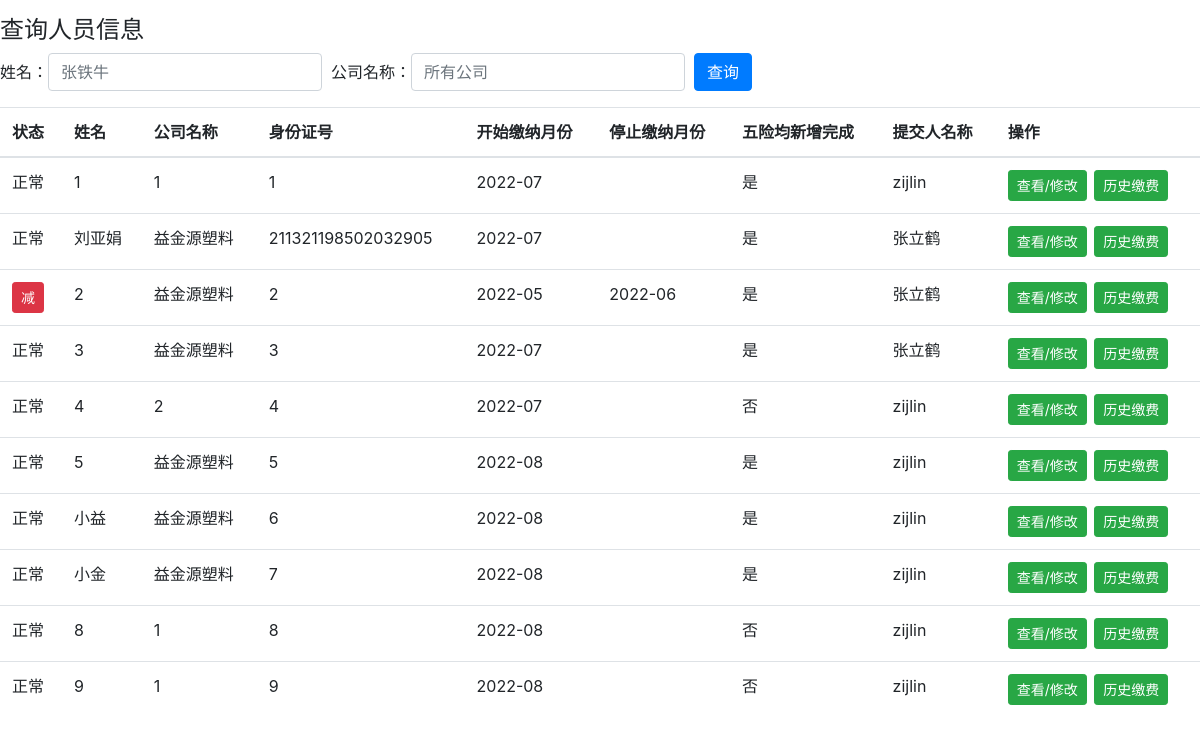
The page /member_query/all (signed in) on the database as committed earlier.
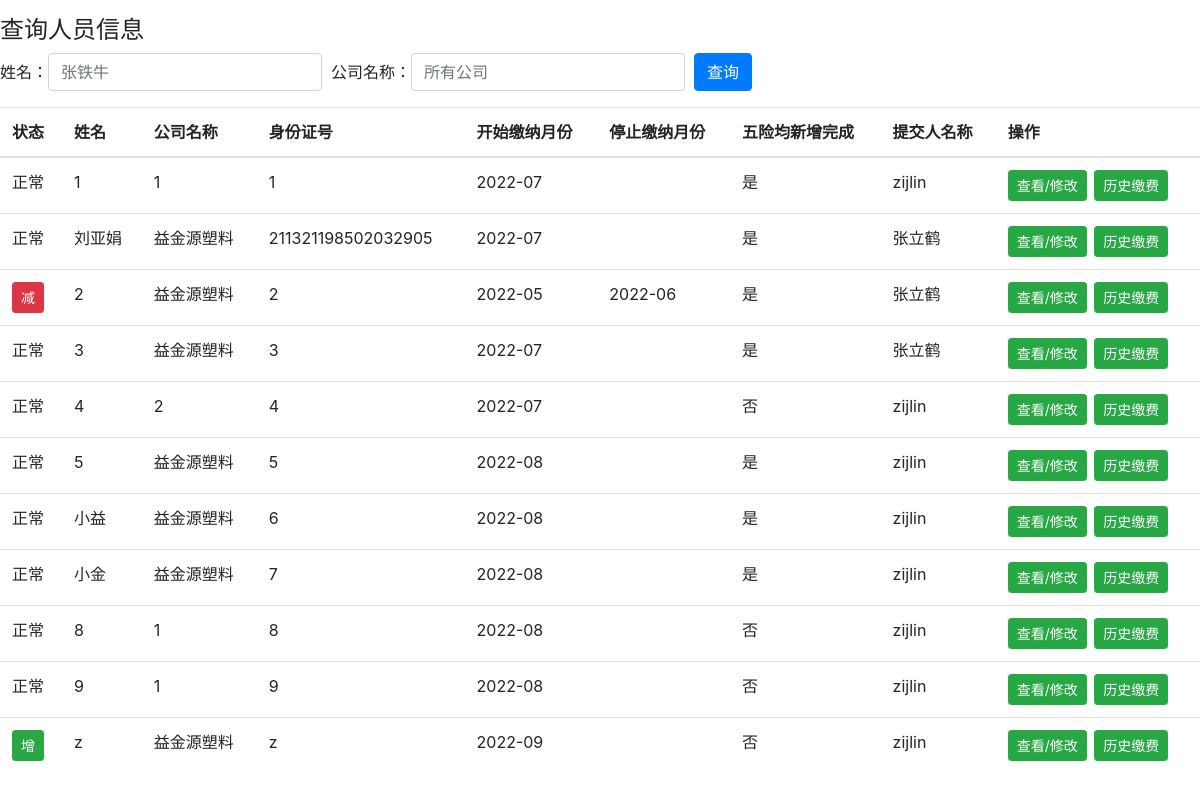
The same page on the database as committed later.
### member.py (models this page shows, shortened)
class Members(db.Model):
    member_id = db.Column('member_id', db.Integer, primary_key=True)
    company_name = db.Column(db.String(200))
    name = db.Column(db.String(200))
    id_card = db.Column(db.String(200))
    address = db.Column(db.String(200))
    nationality = db.Column(db.String(200))
    begin_month = db.Column(db.String(200))
    end_month = db.Column(db.String(200))
    salary = db.Column(db.Float)
    injury = db.Column(db.String(200))
    endowment = db.Column(db.String(200))
    unemployment = db.Column(db.String(200))
    medical = db.Column(db.String(200))
    birth = db.Column(db.String(200))
    injury_check = db.Column(db.String(200))
    endowment_check = db.Column(db.String(200))
    unemployment_check = db.Column(db.String(200))
    medical_check = db.Column(db.String(200))
    birth_check = db.Column(db.String(200))
    is_valid = db.Column(db.String(200))
    person = db.Column(db.String(200))

### main.py (the view, shortened to what this page needs)
@app.route('/member_query/<company_name>', methods=['GET', 'POST'])
@validate_login
def member_query(company_name):
    if company_name == "all":
        return render_template('member_query.html', company_name="", name="", members=Members.query.all(), cur_month=get_cur_month())
    else:
        return render_template('member_query.html', name="", company_name=company_name,
                               members=Members.query.filter_by(company_name=company_name).order_by(Members.begin_month.asc()).all(),
                               cur_month=get_cur_month())

### main.py (called while the page is built)
def get_cur_month():
    return datetime.datetime.now().strftime("%Y-%m")

def validate_login(func):
    @wraps(func)
    def wrapper(**kwargs):
        if 'username' not in session:
            return render_template('refresh.html')
        else:
            return func(**kwargs)
    return wrapper

### templates/member_query.html (shortened to what this page needs)
<!DOCTYPE html>
<html lang="en">
<head>
    <link rel="stylesheet" href="https://cdn.staticfile.org/twitter-bootstrap/4.3.1/css/bootstrap.min.css">
</head>
<body>
<div>
    <h4>查询人员信息</h4>
    <form class="form-inline" action="{{ url_for('member_query', company_name='all') }}" method = "post">
        <label for="inputPassword2">姓名： </label>
        <input value="{{name}}" type="text" class="form-control" id="inputPassword2" placeholder="张铁牛" name="name">
        &nbsp;&nbsp;<label for="inputPassword2">公司名称： </label>
        <input value="{{company_name}}" type="text" class="form-control" id="inputPassword2" placeholder="所有公司" name="company_name">
        &nbsp;&nbsp;<button type="submit" class="btn btn-primary">查询</button>
    </form>
    <table class="table table-hover">
        <thead>
        <tr>
            <th>状态</th>
            <th>姓名</th>
            <th>公司名称</th>
            <th>身份证号</th>
            <th>开始缴纳月份</th>
            <th>停止缴纳月份</th>
            <th>五险均新增完成</th>
            <th>提交人名称</th>
            <th>操作</th>
        </tr>
        </thead>
        <tbody>
        {% for member in members %}
        <tr>
            {% if member.end_month != "" and member.end_month <= cur_month %}
            <td><a href="#" class="btn btn-danger btn-sm" role="button">减</a></td>
            {% elif member.begin_month == cur_month %}
            <td><a href="#" class="btn btn-success btn-sm" role="button">增</a></td>
            {% else %}
            <td>正常</td>
            {% endif %}
            <td>{{ member.name }}</td>
            <td>{{ member.company_name }}</td>
            <td>{{ member.id_card }}</td>
            <td>{{ member.begin_month }}</td>
            <td>{{ member.end_month }}</td>
            <td>{{ member.is_valid }}</td>
            <td>{{ member.person }}</td>
            <th>
                <a href="{{ url_for('member_update', member_id=member.member_id) }}" class="btn btn-success btn-sm" role="button">查看/修改</a>
                &nbsp;<a href="{{ url_for('member_pay_history', id_card=member.id_card) }}" class="btn btn-success btn-sm" role="button">历史缴费</a>
            </th>
        </tr>
        {% endfor %}
        </tbody>
    </table>
</div>
</body>
</html>

Rows that differ between the two databases and show on the page:
added Members: end_month "增", name "z", company_name "益金源塑料", id_card "z", begin_month "2022-09", is_valid "否", person "zijlin"
